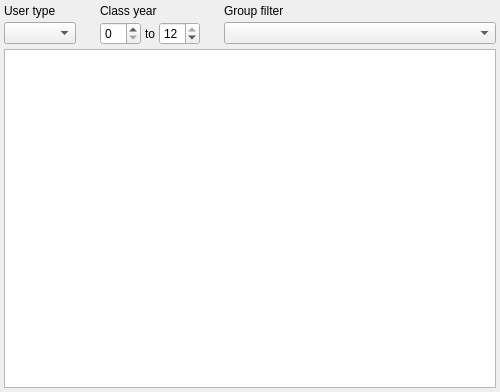
<ui version="4.0" >
 <class>UserViewWdg</class>
 <widget class="QWidget" name="UserViewWdg" >
  <property name="geometry" >
   <rect>
    <x>0</x>
    <y>0</y>
    <width>500</width>
    <height>392</height>
   </rect>
  </property>
  <property name="windowTitle" >
   <string>Group View</string>
  </property>
  <layout class="QGridLayout" >
   <property name="margin" >
    <number>4</number>
   </property>
   <property name="spacing" >
    <number>4</number>
   </property>
   <item row="2" column="0" colspan="7" >
    <widget class="EnhancedTreeView" name="trv_userlist" >
     <property name="dragEnabled" >
      <bool>true</bool>
     </property>
     <property name="alternatingRowColors" >
      <bool>true</bool>
     </property>
     <property name="selectionMode" >
      <enum>QAbstractItemView::ExtendedSelection</enum>
     </property>
     <property name="rootIsDecorated" >
      <bool>false</bool>
     </property>
     <property name="sortingEnabled" >
      <bool>true</bool>
     </property>
    </widget>
   </item>
   <item row="0" column="6" >
    <widget class="QLabel" name="label_4" >
     <property name="maximumSize" >
      <size>
       <width>16777215</width>
       <height>15</height>
      </size>
     </property>
     <property name="text" >
      <string>Group filter</string>
     </property>
    </widget>
   </item>
   <item row="1" column="6" >
    <widget class="QComboBox" name="cmb_groupfilter" >
     <property name="sizePolicy" >
      <sizepolicy>
       <hsizetype>3</hsizetype>
       <vsizetype>0</vsizetype>
       <horstretch>0</horstretch>
       <verstretch>0</verstretch>
      </sizepolicy>
     </property>
    </widget>
   </item>
   <item row="0" column="0" >
    <widget class="QLabel" name="label" >
     <property name="maximumSize" >
      <size>
       <width>16777215</width>
       <height>15</height>
      </size>
     </property>
     <property name="text" >
      <string>User type</string>
     </property>
    </widget>
   </item>
   <item row="1" column="0" >
    <widget class="QComboBox" name="cmb_usertype_filter" />
   </item>
   <item row="0" column="2" colspan="3" >
    <widget class="QLabel" name="lbl_gradefilter" >
     <property name="sizePolicy" >
      <sizepolicy>
       <hsizetype>5</hsizetype>
       <vsizetype>5</vsizetype>
       <horstretch>0</horstretch>
       <verstretch>0</verstretch>
      </sizepolicy>
     </property>
     <property name="maximumSize" >
      <size>
       <width>16777215</width>
       <height>15</height>
      </size>
     </property>
     <property name="text" >
      <string>Class year</string>
     </property>
     <property name="margin" >
      <number>0</number>
     </property>
    </widget>
   </item>
   <item row="1" column="3" >
    <widget class="QLabel" name="lbl_gradefilter_to" >
     <property name="text" >
      <string>to</string>
     </property>
    </widget>
   </item>
   <item row="1" column="4" >
    <widget class="QSpinBox" name="sbx_firstschoolyear_max" >
     <property name="maximum" >
      <number>12</number>
     </property>
     <property name="value" >
      <number>12</number>
     </property>
    </widget>
   </item>
   <item row="1" column="2" >
    <widget class="QSpinBox" name="sbx_firstschoolyear_min" >
     <property name="maximum" >
      <number>12</number>
     </property>
    </widget>
   </item>
   <item row="1" column="1" >
    <spacer>
     <property name="orientation" >
      <enum>Qt::Horizontal</enum>
     </property>
     <property name="sizeType" >
      <enum>QSizePolicy::Fixed</enum>
     </property>
     <property name="sizeHint" >
      <size>
       <width>16</width>
       <height>20</height>
      </size>
     </property>
    </spacer>
   </item>
   <item row="1" column="5" >
    <spacer>
     <property name="orientation" >
      <enum>Qt::Horizontal</enum>
     </property>
     <property name="sizeType" >
      <enum>QSizePolicy::Fixed</enum>
     </property>
     <property name="sizeHint" >
      <size>
       <width>16</width>
       <height>20</height>
      </size>
     </property>
    </spacer>
   </item>
  </layout>
 </widget>
 <customwidgets>
  <customwidget>
   <class>EnhancedTreeView</class>
   <extends>QTreeView</extends>
   <header>pyqtui4.enhancedtreeview.h</header>
  </customwidget>
 </customwidgets>
 <resources/>
 <connections/>
</ui>
